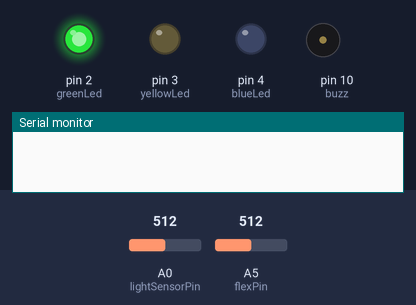
Bench run of a sketch on a simulated Arduino Uno, built with avr-gcc and run on an emulated ATmega328P. Shown: output pins drawn as LEDs (lit = HIGH), buzzer (waves = sounding), the last lines printed to the serial monitor. Inputs (shaded band) come from the test bench; at power-on: A0 (lightSensorPin) = 512, A5 (flexPin) = 512.

Above: at 1.2 s.
1.3 s: A0 (lightSensorPin) set to 107
4.3 s: A0 (lightSensorPin) set to 90
At 4.6 s:
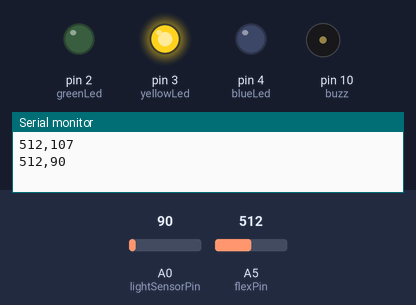
7.3 s: A5 (flexPin) set to 14
10.3 s: A5 (flexPin) set to 11
At 10.81 s:
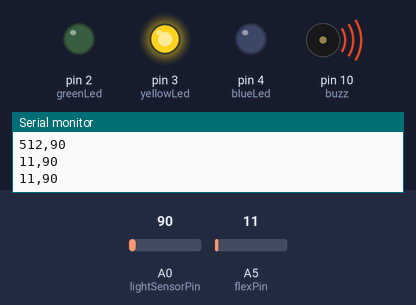
13.3 s: A0 (lightSensorPin) set to 110
At 13.62 s:
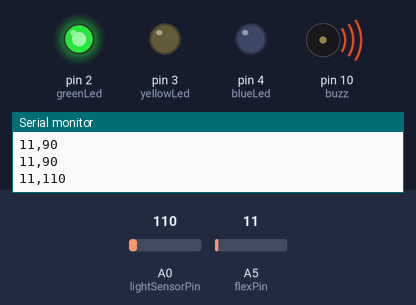
16.3 s: A0 (lightSensorPin) set to 0
At 16.63 s:
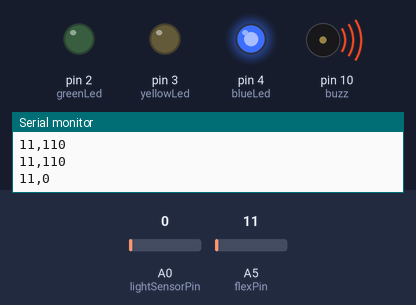
Timing chart, 0 to 19.3 s (numbered marks = the images above; inputs shaded):
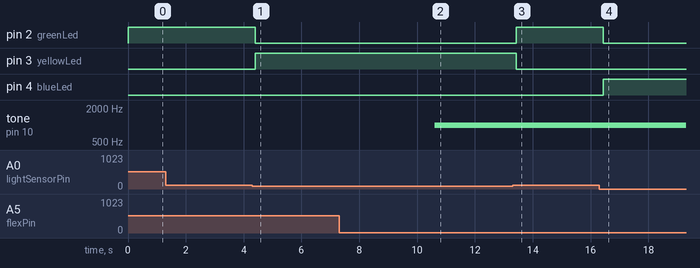

The sketch:

sleeptracker.ino
```cpp
#include <Math.h>
int greenLed = 2;
int yellowLed = 3;
int blueLed = 4;

int lightSensorPin = A0;
int analogValue;
const int flexPin = A5;
int flexValue;

int buzz = 10;

void setup() {
Serial.begin(9600);
  //Set pins to outputs
  pinMode(greenLed, OUTPUT);
  pinMode(yellowLed,OUTPUT);
  pinMode(blueLed,OUTPUT);
}
int prevnext [2] = {0,0};
int count = 0;
// ORDER OF OUTPUT SENSOR light, flex
void loop(){
  //Storing Input
  flexValue = analogRead(flexPin);
  analogValue = analogRead(lightSensorPin);
if (count == 0) {
  prevnext[0] = analogValue;
  count = 1;
}
prevnext[1] = analogValue;
if (abs((prevnext[1] - prevnext[0])*100)/abs(prevnext[0]) > 5 || (flexValue <= 12)) {
   Serial.print(flexValue);
   Serial.print(",");
   Serial.println(analogValue);
}

prevnext[0] = analogValue;

  if(analogValue < 5){
    digitalWrite(blueLed, HIGH);
  }
  else if(analogValue >= 5 && analogValue <= 100){
    digitalWrite(yellowLed, HIGH);
  }
  else{
    digitalWrite(greenLed, HIGH);
  }
  delay(200);
  digitalWrite(greenLed, LOW);
  digitalWrite(yellowLed, LOW);
  digitalWrite(blueLed, LOW);

if (flexValue <= 12) {
   tone(buzz, 1000, 500);
}
}
```

Measured:
- the behaviour switches between 101 and 100 on A0 (lightSensorPin) (found by bisection; images 0 and 1)
- the behaviour switches between 13 and 12 on A5 (flexPin) (found by bisection; images 1 and 2)
- after the input at 4.3 s, pin 2 (greenLed): HIGH → LOW after 0.11 s; pin 3 (yellowLed): LOW → HIGH after 0.11 s
- after the input at 10.3 s, tone on pin 10 (buzz): silent → 1000 Hz after 0.31 s
- after the input at 13.3 s, pin 2 (greenLed): LOW → HIGH after 0.12 s; pin 3 (yellowLed): HIGH → LOW after 0.12 s
- after the input at 16.3 s, pin 2 (greenLed): HIGH → LOW after 0.13 s; pin 4 (blueLed): LOW → HIGH after 0.13 s
